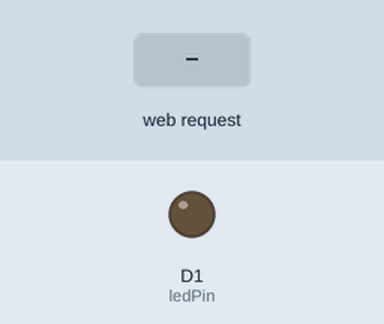
A sketch run on a simulated ESP8266 (NodeMCU). Parts: output pins drawn as LEDs (lit = HIGH). The test bench sets the inputs (shaded band). WiFi joins after 1.5 s; servers stay silent unless stated; what the sketch prints to the serial monitor is not drawn.

Above: at 2.7 s.
2.8 s: HTTP request GET /on received
At 3.6 s:
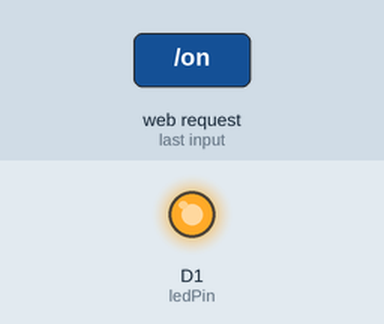
4.3 s: HTTP request GET /off received
At 4.7 s:
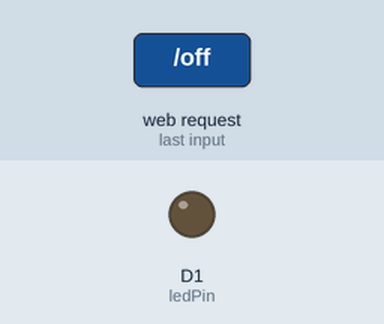
Timing chart, 0 to 7.3 s (numbered marks = the images above; inputs shaded):
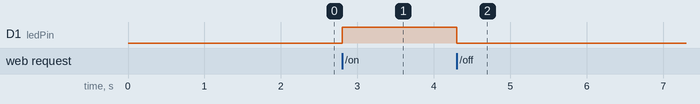

The sketch:

p_a_user_interface_for_monitoring_and_controlling_CPS_system.ino
```cpp
#include <ESP8266WiFi.h>
#include <ESP8266WebServer.h>
#include <DHT.h>

#define DHTPIN D2
#define DHTTYPE DHT11

const char* ssid     = "nikhil";
const char* password = "12345678";

ESP8266WebServer server(80);
DHT dht(DHTPIN, DHTTYPE);

const int ledPin = D1;

float temperature = 0.0;
float humidity    = 0.0;
bool ledState     = false;

void readSensor() {
  float newT = dht.readTemperature();
  float newH = dht.readHumidity();

  if (!isnan(newT)) {
    temperature = newT;
  } else {
    Serial.println("Failed to read temperature from DHT11!");
  }

  if (!isnan(newH)) {
    humidity = newH;
  } else {
    Serial.println("Failed to read humidity from DHT11!");
  }
}

void handleRoot() {
  readSensor();

  String page = "<!DOCTYPE html><html><head>";
  page += "<meta name='viewport' content='width=device-width, initial-scale=1'>";
  page += "<title>CPS Monitoring</title></head>";
  page += "<body style='font-family: Arial, sans-serif; text-align: center; margin-top: 50px;'>";
  page += "<h1>CPS Monitoring and Control</h1>";
  page += "<h2>Temperature: " + String(temperature, 1) + " &deg;C</h2>";
  page += "<h2>Humidity: " + String(humidity, 1) + " %</h2>";
  page += "<h2>LED Status: " + String(ledState ? "ON" : "OFF") + "</h2>";
  page += "<p><a href='/on'><button style='padding: 12px 24px; font-size: 16px;'>LED ON</button></a></p>";
  page += "<p><a href='/off'><button style='padding: 12px 24px; font-size: 16px;'>LED OFF</button></a></p>";
  page += "<p><a href='/'><button style='padding: 12px 24px; font-size: 16px;'>Refresh Readings</button></a></p>";
  page += "</body></html>";

  server.send(200, "text/html", page);
}

void handleOn() {
  ledState = true;
  digitalWrite(ledPin, HIGH);
  server.sendHeader("Location", "/");
  server.send(303);
}

void handleOff() {
  ledState = false;
  digitalWrite(ledPin, LOW);
  server.sendHeader("Location", "/");
  server.send(303);
}

void setup() {
  Serial.begin(115200);

  pinMode(ledPin, OUTPUT);
  digitalWrite(ledPin, LOW);

  dht.begin();

  WiFi.begin(ssid, password);
  Serial.print("Connecting to WiFi");
  while (WiFi.status() != WL_CONNECTED) {
    delay(500);
    Serial.print(".");
  }

  Serial.println("\nWiFi Connected!");
  Serial.print("Open this IP address: ");
  Serial.println(WiFi.localIP());

  server.on("/", handleRoot);
  server.on("/on", handleOn);
  server.on("/off", handleOff);

  server.begin();
  Serial.println("Web server started");
}

void loop() {
  server.handleClient();
}
```

Measured:
- after the input at 2.8 s, D1 (ledPin): LOW → HIGH at once
- after the input at 4.3 s, D1 (ledPin): HIGH → LOW at once
